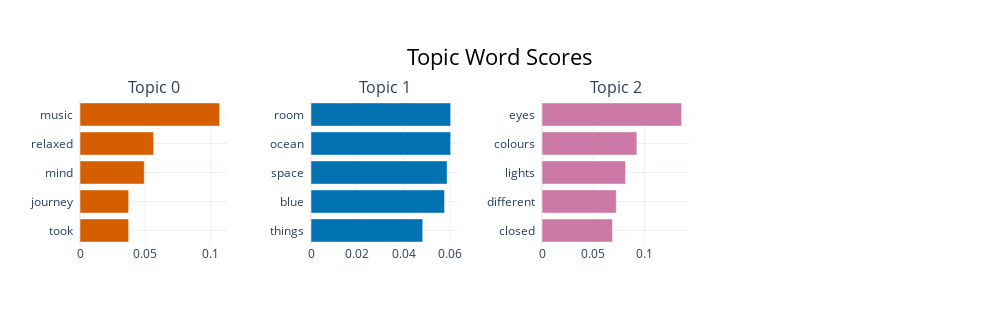

This figure's notebook cell:
### Code cell
model.visualize_barchart()

### Figure 1 — Plotly figure (JSON) as saved in the notebook; plotly's stock layout.template omitted (floating-point values rounded to 4 significant figures)
{"data": [{"marker": {"color": "#D55E00"}, "orientation": "h", "type": "bar", "x": [0.03722, 0.03722, 0.04915, 0.0563, 0.1068], "xaxis": "x", "y": ["took  ", "journey  ", "mind  ", "relaxed  ", "music  "], "yaxis": "y"}, {"marker": {"color": "#0072B2"}, "orientation": "h", "type": "bar", "x": [0.04821, 0.05763, 0.05875, 0.06026, 0.06026], "xaxis": "x2", "y": ["things  ", "blue  ", "space  ", "ocean  ", "room  "], "yaxis": "y2"}, {"marker": {"color": "#CC79A7"}, "orientation": "h", "type": "bar", "x": [0.06868, 0.07239, 0.08155, 0.09246, 0.1362], "xaxis": "x3", "y": ["closed  ", "different  ", "lights  ", "colours  ", "eyes  "], "yaxis": "y3"}], "layout": {"annotations": [{"font": {"size": 16}, "showarrow": false, "text": "Topic 0", "x": 0.0875, "xanchor": "center", "xref": "paper", "y": 1, "yanchor": "bottom", "yref": "paper"}, {"font": {"size": 16}, "showarrow": false, "text": "Topic 1", "x": 0.3625, "xanchor": "center", "xref": "paper", "y": 1, "yanchor": "bottom", "yref": "paper"}, {"font": {"size": 16}, "showarrow": false, "text": "Topic 2", "x": 0.6375, "xanchor": "center", "xref": "paper", "y": 1, "yanchor": "bottom", "yref": "paper"}], "height": 325, "hoverlabel": {"bgcolor": "white", "font": {"family": "Rockwell", "size": 16}}, "showlegend": false, "title": {"font": {"color": "Black", "size": 22}, "text": "Topic Word Scores", "x": 0.5, "xanchor": "center", "yanchor": "top"}, "width": 1000, "xaxis": {"anchor": "y", "domain": [0, 0.175], "showgrid": true}, "xaxis2": {"anchor": "y2", "domain": [0.275, 0.45], "showgrid": true}, "xaxis3": {"anchor": "y3", "domain": [0.55, 0.725], "showgrid": true}, "xaxis4": {"anchor": "y4", "domain": [0.825, 1], "showgrid": true}, "yaxis": {"anchor": "x", "domain": [0, 1], "showgrid": true}, "yaxis2": {"anchor": "x2", "domain": [0, 1], "showgrid": true}, "yaxis3": {"anchor": "x3", "domain": [0, 1], "showgrid": true}, "yaxis4": {"anchor": "x4", "domain": [0, 1], "showgrid": true}}}
